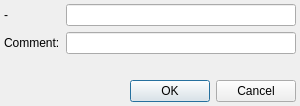
<?xml version="1.0" encoding="UTF-8"?>
<ui version="4.0">
 <class>Enqueue</class>
 <widget class="QDialog" name="Enqueue">
  <property name="geometry">
   <rect>
    <x>0</x>
    <y>0</y>
    <width>300</width>
    <height>106</height>
   </rect>
  </property>
  <property name="windowTitle">
   <string>New job</string>
  </property>
  <layout class="QVBoxLayout" name="verticalLayout">
   <property name="margin">
    <number>4</number>
   </property>
   <item>
    <layout class="QFormLayout" name="formLayout">
     <item row="0" column="0">
      <widget class="QLabel" name="labelOperationType">
       <property name="font">
        <font>
         <pointsize>9</pointsize>
        </font>
       </property>
       <property name="text">
        <string>-</string>
       </property>
      </widget>
     </item>
     <item row="0" column="1">
      <widget class="QLineEdit" name="lineEditInformation">
       <property name="minimumSize">
        <size>
         <width>150</width>
         <height>0</height>
        </size>
       </property>
       <property name="font">
        <font>
         <pointsize>9</pointsize>
        </font>
       </property>
      </widget>
     </item>
     <item row="1" column="0">
      <widget class="QLabel" name="label_2">
       <property name="font">
        <font>
         <pointsize>9</pointsize>
        </font>
       </property>
       <property name="text">
        <string>Comment:</string>
       </property>
      </widget>
     </item>
     <item row="1" column="1">
      <widget class="QLineEdit" name="lineEditComment">
       <property name="minimumSize">
        <size>
         <width>150</width>
         <height>0</height>
        </size>
       </property>
       <property name="font">
        <font>
         <pointsize>9</pointsize>
        </font>
       </property>
      </widget>
     </item>
    </layout>
   </item>
   <item>
    <widget class="QDialogButtonBox" name="buttonBoxValidation">
     <property name="font">
      <font>
       <pointsize>9</pointsize>
      </font>
     </property>
     <property name="orientation">
      <enum>Qt::Horizontal</enum>
     </property>
     <property name="standardButtons">
      <set>QDialogButtonBox::Cancel|QDialogButtonBox::Ok</set>
     </property>
    </widget>
   </item>
  </layout>
 </widget>
 <resources/>
 <connections>
  <connection>
   <sender>buttonBoxValidation</sender>
   <signal>accepted()</signal>
   <receiver>Enqueue</receiver>
   <slot>accept()</slot>
   <hints>
    <hint type="sourcelabel">
     <x>248</x>
     <y>254</y>
    </hint>
    <hint type="destinationlabel">
     <x>157</x>
     <y>274</y>
    </hint>
   </hints>
  </connection>
  <connection>
   <sender>buttonBoxValidation</sender>
   <signal>rejected()</signal>
   <receiver>Enqueue</receiver>
   <slot>reject()</slot>
   <hints>
    <hint type="sourcelabel">
     <x>316</x>
     <y>260</y>
    </hint>
    <hint type="destinationlabel">
     <x>286</x>
     <y>274</y>
    </hint>
   </hints>
  </connection>
 </connections>
</ui>
